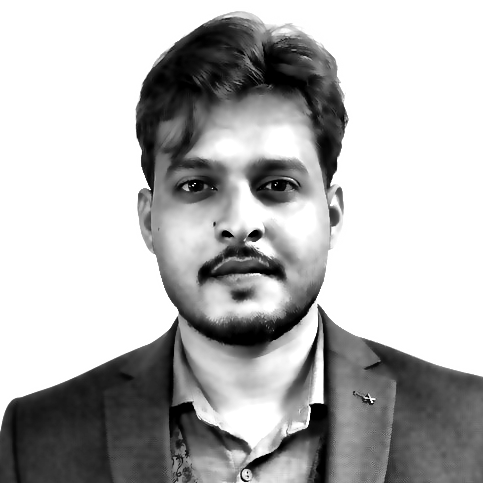
#> input picture source-prepped.png, 483 x 483 px
$ python make_ascii_svg.py
#> lines starting #> are read from the running program, lines starting #| are printed output that depends on the picture
#!/usr/bin/env python3
"""
Turn the prepped portrait (source-prepped.png) into a monochrome ASCII-art SVG
that "prints" itself like a terminal, then holds still.

Why an SVG: GitHub READMEs strip <script> and most inline CSS, but an SVG
embedded with <img> keeps its own SMIL / CSS-keyframe animations. So all the
motion lives inside this file and the README only places it.

How it animates: each row of characters sits behind a clipPath whose width
grows 0 -> full (left-to-right wipe), with a small block cursor riding the
wipe edge. Rows start one after another, top to bottom, so a single cursor
appears to raster down the portrait. Everything uses fill="freeze": it plays
once and stays.

    python scripts/make_ascii_svg.py [input.png] [output.svg]
    STATIC=1 python scripts/make_ascii_svg.py   # frozen frame, for previews
    COLS=140 python scripts/make_ascii_svg.py   # more/less detail
"""
import html
import os
import sys

from PIL import Image, ImageEnhance

HERE = os.path.dirname(os.path.abspath(__file__))
ROOT = os.path.join(HERE, "..")
SRC = sys.argv[1] if len(sys.argv) > 1 else os.path.join(ROOT, "source-prepped.png")
OUT = sys.argv[2] if len(sys.argv) > 2 else os.path.join(ROOT, "subhajit-ascii.svg")
STATIC = bool(os.environ.get("STATIC"))

USER = "subhajit"
NAME = "Subhajit Mahapatra"

# ---- grid ----------------------------------------------------------------
# A monospace cell is ~8 wide x 15 tall, so a square photo needs
# ROWS = COLS * 8/15 to keep its proportions.
COLS = int(os.environ.get("COLS", 132))
ROWS = round(COLS * 8 / 15)
ART_W = 800.0
CELL_W = ART_W / COLS
CELL_H = CELL_W * 15 / 8
ART_H = ROWS * CELL_H

RAMP = " .`:-=+*cs#%@"   # light/sparse -> dark/dense; leading space = blank
GAMMA = 1.0              # >1 pushes mid-tones toward the sparse end
CONTRAST = 1.05
WHITE_FLOOR = 0.93       # anything brighter than this becomes a blank

# ---- frame ---------------------------------------------------------------
PAD = 20
TITLEBAR_H = 30
STATUS_H = 36
W = 840                               # same canvas as info-card.svg so the
H = 880                               # two panels line up side by side
ART_TOP = TITLEBAR_H + (H - TITLEBAR_H - STATUS_H - ART_H) / 2

BG, BG2 = "#0d1117", "#111722"
FRAME = "#30363d"
MUTED = "#7d8590"
INK = "#c9d1d9"
ACCENT = "#39d353"

# whole portrait prints in ~6 s regardless of resolution
ROW_DUR = 6.0 / ROWS

# ---- 1. sample the image -------------------------------------------------
im = Image.open(SRC).convert("L")
#> im is the input picture: PIL image 483x483 L; min 0, max 255, mean 181.1
im = ImageEnhance.Contrast(im).enhance(CONTRAST)
im = im.resize((COLS, ROWS), Image.LANCZOS)
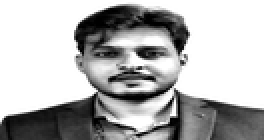
#> im: PIL image 132x70 L (shown 2 times larger); min 0, max 255, mean 178.9
px = im.load()

rows = []
for y in range(ROWS):
    line = []
    for x in range(COLS):
        lum = (px[x, y] / 255.0) ** GAMMA
        if lum >= WHITE_FLOOR:
            line.append(" ")
            continue
        i = int((1.0 - lum) * (len(RAMP) - 1) + 0.5)
        line.append(RAMP[max(0, min(len(RAMP) - 1, i))])
    rows.append("".join(line).rstrip())
#> after the loop, rows = 70 items

# trim fully blank rows at top/bottom so the art is vertically centred
while rows and not rows[0].strip():
    rows.pop(0)
#> this loop made 2 passes
#> after the loop, rows = 68 items
while rows and not rows[-1].strip():
    rows.pop()
#> this loop made 0 passes
ROWS_USED = len(rows)
#> ROWS_USED = 68
ART_TOP = TITLEBAR_H + (H - TITLEBAR_H - STATUS_H - ROWS_USED * CELL_H) / 2
#> ART_TOP = 50.64

# ---- 2. assemble the SVG -------------------------------------------------
p = []
p.append(f'<svg xmlns="http://www.w3.org/2000/svg" width="{W}" height="{H}" viewBox="0 0 {W} {H}" '
         f'font-family="ui-monospace, SFMono-Regular, Menlo, Consolas, monospace">')
p.append(f'<defs><linearGradient id="bg" x1="0" y1="0" x2="0" y2="1">'
         f'<stop offset="0" stop-color="{BG2}"/><stop offset="1" stop-color="{BG}"/></linearGradient></defs>')
p.append(f'<rect width="{W}" height="{H}" rx="12" fill="url(#bg)"/>')
p.append(f'<rect x="0.5" y="0.5" width="{W-1}" height="{H-1}" rx="12" fill="none" stroke="{FRAME}"/>')

# title bar
p.append(f'<line x1="0" y1="{TITLEBAR_H}" x2="{W}" y2="{TITLEBAR_H}" stroke="{FRAME}"/>')
for i, dot in enumerate(["#ff5f56", "#ffbd2e", "#27c93f"]):
    p.append(f'<circle cx="{PAD + i*16}" cy="{TITLEBAR_H/2}" r="5" fill="{dot}"/>')
p.append(f'<text x="{W/2}" y="{TITLEBAR_H/2 + 4}" fill="{MUTED}" font-size="12" '
         f'text-anchor="middle">{USER}@github: ~$ ./portrait.sh</text>')

font_size = CELL_H * 0.86
x0 = (W - ART_W) / 2
for r, line in enumerate(rows):
    row_y = ART_TOP + r * CELL_H
    base = row_y + CELL_H * 0.74
    if not line.strip():
        continue
    # textLength pins each row to its exact width so columns stay aligned
    width = len(line) * CELL_W
    text = (f'<text xml:space="preserve" x="{x0}" y="{base:.1f}" fill="{INK}" font-size="{font_size:.2f}" '
            f'textLength="{width:.1f}" lengthAdjust="spacing">{html.escape(line)}</text>')
    if STATIC:
        p.append(text)
        continue
    begin = r * ROW_DUR
    p.append(f'<clipPath id="r{r}"><rect x="{x0}" y="{row_y:.1f}" height="{CELL_H:.2f}" width="0">'
             f'<animate attributeName="width" from="0" to="{width:.1f}" begin="{begin:.3f}s" '
             f'dur="{ROW_DUR:.3f}s" fill="freeze"/></rect></clipPath>')
    p.append(f'<g clip-path="url(#r{r})">{text}</g>')
    # cursor riding the wipe edge, visible only while this row prints
    p.append(f'<rect y="{row_y+0.5:.1f}" width="{CELL_W:.2f}" height="{CELL_H-1:.2f}" fill="{ACCENT}" opacity="0">'
             f'<animate attributeName="x" from="{x0}" to="{x0+width:.1f}" begin="{begin:.3f}s" '
             f'dur="{ROW_DUR:.3f}s" fill="freeze"/>'
             f'<set attributeName="opacity" to="0.9" begin="{begin:.3f}s"/>'
             f'<set attributeName="opacity" to="0" begin="{begin+ROW_DUR:.3f}s"/></rect>')
#> this loop made 68 passes
#> (row_y, base, width, begin) on passes 1 to 12: (50.64, 59.05, 430.3, 0), (62, 70.41, 484.8, 0.0857), (73.36, 81.77, 503, 0.171), (84.73, 93.14, 521.2, 0.257), (96.09, 104.5, 533.3, 0.343), (107.5, 115.9, 551.5, 0.429), (118.8, 127.2, 557.6, 0.514), (130.2, 138.6, 557.6, 0.6), (141.5, 150, 557.6, 0.686), (152.9, 161.3, 563.6, 0.771), (164.3, 172.7, 563.6, 0.857), (175.6, 184, 569.7, 0.943)
#> after the loop, p = 213 items

# status bar with a blinking cursor
sy = H - STATUS_H
p.append(f'<line x1="0" y1="{sy}" x2="{W}" y2="{sy}" stroke="{FRAME}"/>')
ty = sy + 23
prompt = f"{USER}@github:~$ whoami "
p.append(f'<text x="{PAD}" y="{ty}" fill="{MUTED}" font-size="13">{prompt}'
         f'<tspan fill="{INK}">{NAME}</tspan></text>')
cx = PAD + (len(prompt) + len(NAME) + 1) * 13 * 0.6
p.append(f'<rect x="{cx:.1f}" y="{ty-12}" width="8" height="15" fill="{ACCENT}">'
         f'<animate attributeName="opacity" values="1;1;0;0" keyTimes="0;0.5;0.51;1" dur="1s" '
         f'repeatCount="indefinite"/></rect>')

p.append("</svg>")
svg = "".join(p)
with open(OUT, "w") as f:
    f.write(svg)
print(f"wrote {OUT}: {W}x{H}, {COLS}x{ROWS_USED} chars, {len(svg)//1024} KB")
#| wrote scripts/../subhajit-ascii.svg: 840x880, 132x68 chars, 48 KB

$ run again, with source-photo.jpg saved as source-prepped.png
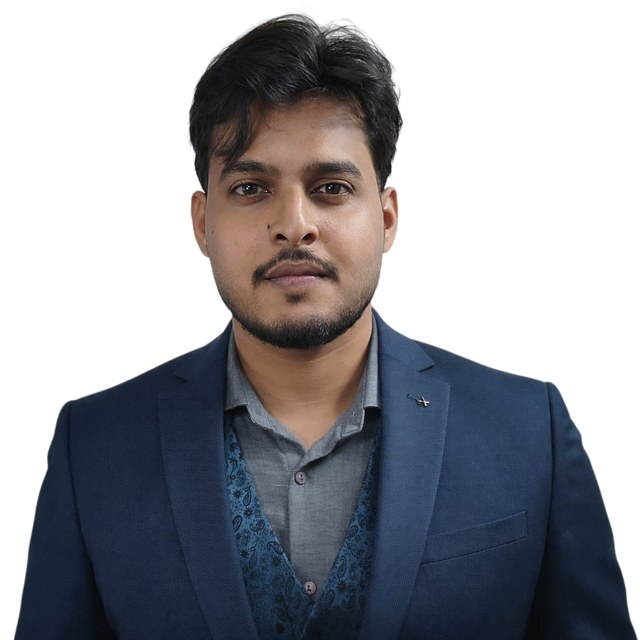
#> input picture source-photo.jpg, 640 x 640 px
#> `im = Image.open(SRC).convert("L")`:
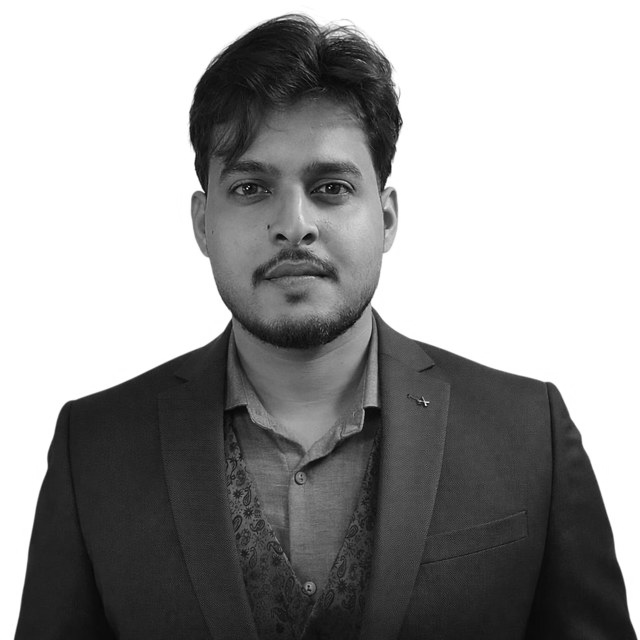
#> im: PIL image 640x640 L; min 0, max 255, mean 154.5
#> `im = im.resize((COLS, ROWS), Image.LANCZOS)`:
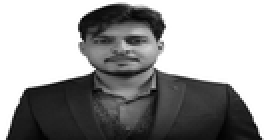
#> im: PIL image 132x70 L (shown 2 times larger); min 0, max 255, mean 151.8
#> after the loop `for y in range(ROWS):`: rows = 70 items
#> the loop `while rows and not rows[0].strip():` made 1 pass
#> after the loop `while rows and not rows[0].strip():`: rows = 69 items
#> ROWS_USED = 69
#> ART_TOP = 44.95
#> the loop `for r, line in enumerate(rows):` made 69 passes
#> (row_y, base, width, begin) on passes 1 to 8: (44.95, 53.36, 387.9, 0), (56.32, 64.73, 436.4, 0.0857), (67.68, 76.09, 454.5, 0.171), (79.05, 87.45, 466.7, 0.257), (90.41, 98.82, 478.8, 0.343), (101.8, 110.2, 490.9, 0.429), (113.1, 121.5, 490.9, 0.514), (124.5, 132.9, 490.9, 0.6)
#> after the loop `for r, line in enumerate(rows):`: p = 216 items
#| wrote scripts/../subhajit-ascii.svg: 840x880, 132x69 chars, 49 KB
